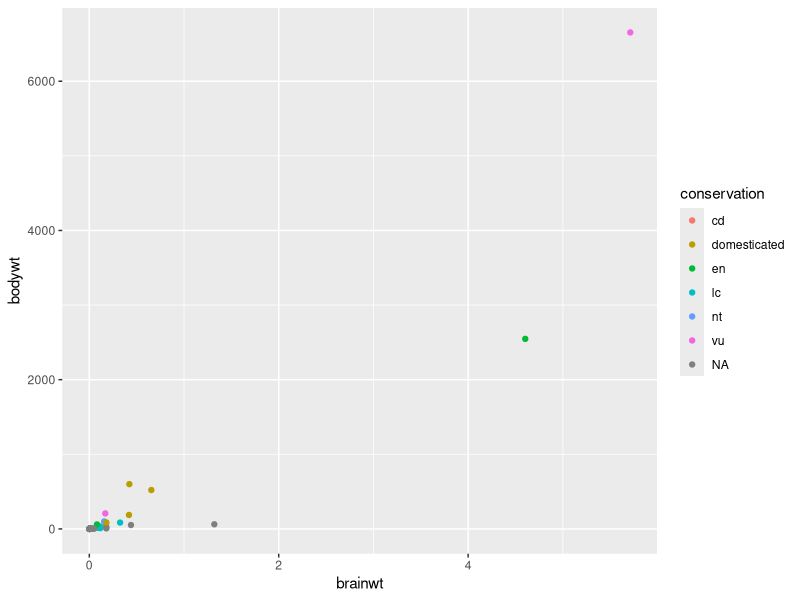

Reproduce this figure in R.
## ---- chunk 1
knitr::opts_chunk$set(echo = TRUE)
## ---- chunk 2
library(tidyverse)
ggplot(msleep, aes(x = brainwt, y = bodywt, color = conservation)) + geom_point()
